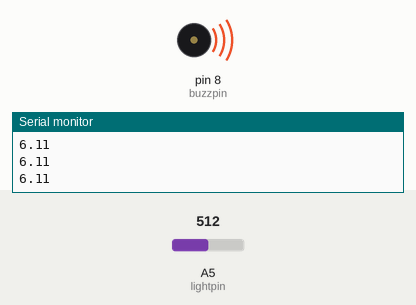
Simulated run of this sketch. Board: Arduino Uno, built with avr-gcc and run on an emulated ATmega328P. On the bench: buzzer (waves = sounding), the last lines printed to the serial monitor. Inputs (shaded band) come from the test bench; at power-on: A5 (lightpin) = 512.

Above: at 1.2 s.
1.3 s: A5 (lightpin) set to 84
At 1.8 s:
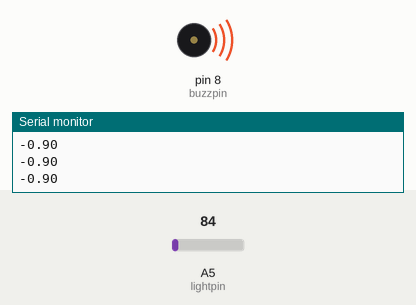
2.8 s: A5 (lightpin) set to 69
At 3.7 s:
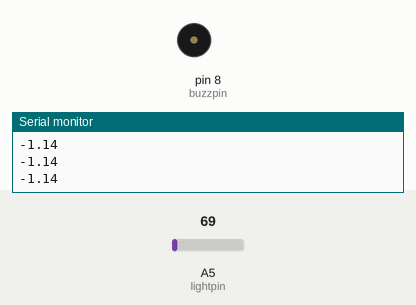
4.7 s: A5 (lightpin) set to 122
At 5.6 s:
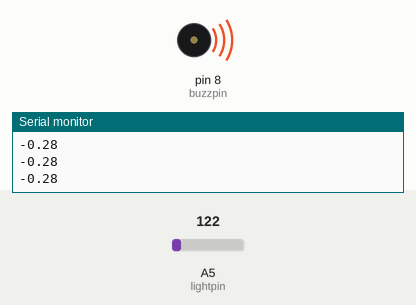
Timing chart, 0 to 12.2 s (numbered marks = the images above; inputs shaded):
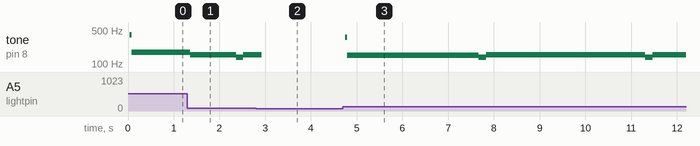

Measured:
- the behaviour switches between 78 and 77 on A5 (lightpin) (found by bisection; images 1 and 2)
- after the input at 1.3 s, tone on pin 8 (buzzpin): 175 Hz → 154 Hz after 0.06 s, → 137 Hz 1.0 s later, → 154 Hz 0.16 s later
- after the input at 2.8 s, tone on pin 8 (buzzpin): 154 Hz → silent after 0.12 s
- after the input at 4.7 s, tone on pin 8 (buzzpin): plays 358 Hz for 0.04 s, 150 Hz for 2.9 s, 137 Hz for 0.16 s, 154 Hz for 3.5 s, 137 Hz for 0.16 s, 154 Hz for 0.73 s, starting after 0.05 s

The sketch:

buzzer_photresistor.ino
```cpp
int lightpin=A5;
int lightVal;
int dt=5;
int buzzpin=8;
int buzzer_above=10;
float Bdelay;


void setup() {
  // put your setup code here, to run once:
  Serial.begin(9600);
  pinMode(lightpin,INPUT);
  pinMode(buzzpin,OUTPUT);

}

void loop() {
  // put your main code here, to run repeatedly:
  lightVal=analogRead(lightpin);
  Bdelay=((9./550.)*lightVal-(9.*200./550.)+1.);
  digitalWrite(buzzpin,HIGH);
  Serial.println(Bdelay);
  delayMicroseconds(Bdelay);
  digitalWrite(buzzpin,LOW);
  delayMicroseconds(Bdelay);

  }
```
